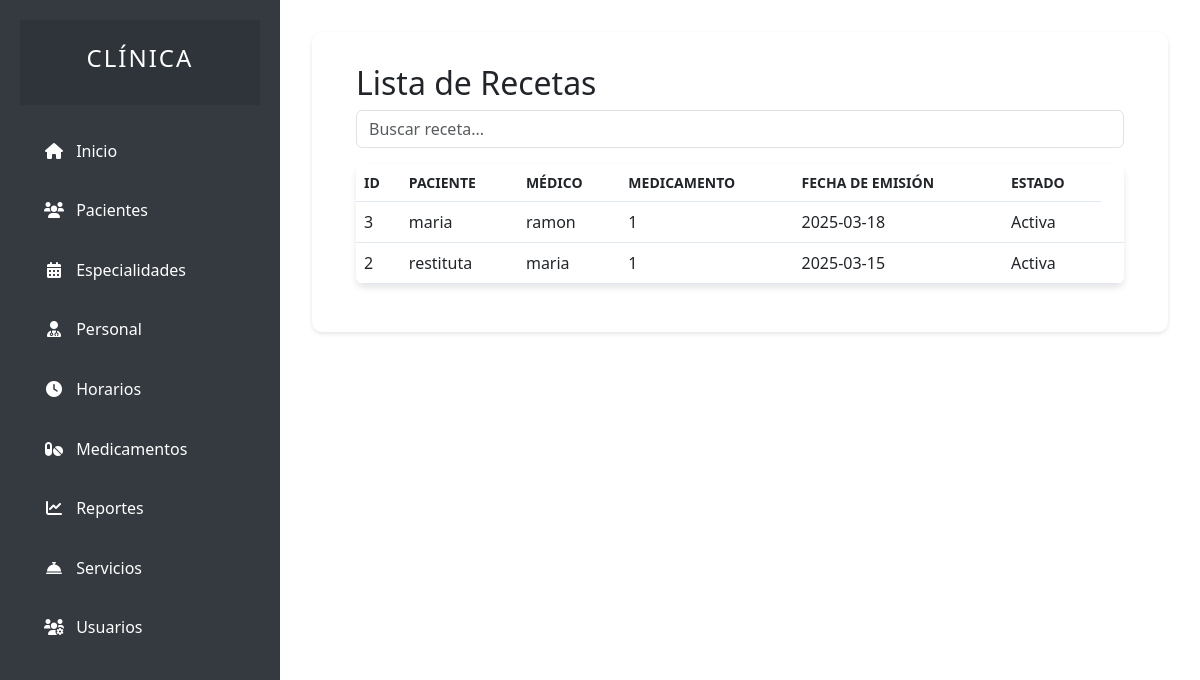
Before: /user/Admin/modules/recetas/indexrecetas.php with the older database file.
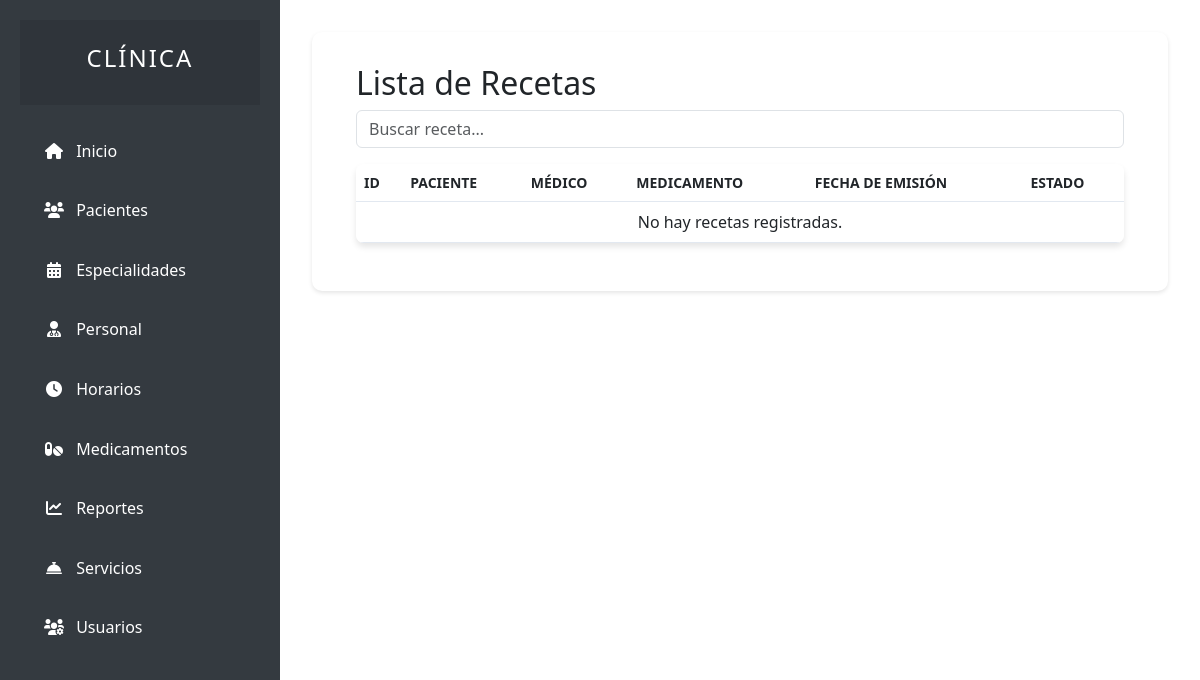
After: the same page with the newer database file.
### tables this page shows
CREATE TABLE recetas (
  id INT(11) NOT NULL AUTO_INCREMENT,
  historial_id INT(11) NOT NULL,
  medicamento_id INT(11) NOT NULL,
  paciente_id INT(11) NOT NULL,
  medico_id INT(11) NOT NULL,
  dosis VARCHAR(100) DEFAULT NULL,
  frecuencia VARCHAR(100) DEFAULT NULL,
  duracion VARCHAR(100) DEFAULT NULL,
  fecha_emision DATE DEFAULT NULL,
  estado ENUM('Activa', 'Completada', 'Cancelada') DEFAULT 'Activa',
  PRIMARY KEY (id),
  FOREIGN KEY (paciente_id) REFERENCES pacientes(id) ON DELETE CASCADE,
  FOREIGN KEY (medico_id) REFERENCES personal(id) ON DELETE CASCADE
);

CREATE TABLE pacientes (
  id INT(11) NOT NULL AUTO_INCREMENT,
  nombre VARCHAR(100) NOT NULL,
  apellidos VARCHAR(100) NOT NULL,
  dni VARCHAR(20) UNIQUE DEFAULT NULL,
  fecha_nacimiento DATE DEFAULT NULL,
  genero ENUM('M', 'F', 'Otro') DEFAULT NULL,
  telefono VARCHAR(20) DEFAULT NULL,
  email VARCHAR(100) DEFAULT NULL,
  direccion TEXT DEFAULT NULL,
  foto VARCHAR(255) DEFAULT NULL,
  estado ENUM('Activo', 'Inactivo') DEFAULT 'Activo',
  fecha_registro DATETIME DEFAULT CURRENT_TIMESTAMP,
  PRIMARY KEY (id)
);

CREATE TABLE personal (
  id INT(11) NOT NULL AUTO_INCREMENT,
  nombre VARCHAR(100) NOT NULL,
  apellidos VARCHAR(100) NOT NULL,
  tipo ENUM('Doctor', 'Enfermero', 'Farmaceutico', 'Otro') NOT NULL,
  dni VARCHAR(20) UNIQUE DEFAULT NULL,
  telefono VARCHAR(20) DEFAULT NULL,
  email VARCHAR(100) DEFAULT NULL,
  direccion TEXT DEFAULT NULL,
  estado ENUM('Activo', 'Inactivo') DEFAULT 'Activo',
  fecha_registro DATETIME DEFAULT CURRENT_TIMESTAMP,
  foto VARCHAR(255) DEFAULT NULL,
  fecha_nacimiento DATE DEFAULT NULL,
  genero ENUM('M', 'F', 'O') DEFAULT NULL,
  num_colegiado VARCHAR(50) DEFAULT NULL,
  cv TEXT DEFAULT NULL,
  PRIMARY KEY (id)
);

### user/Admin/modules/recetas/recetas.php (the view, shortened to what this page needs)
<?php
include "../../config/conexion.php";
$busqueda = isset($_GET['busqueda']) ? $_GET['busqueda'] : '';
$query = "SELECT r.*, p.nombre as paciente_nombre, m.nombre as medico_nombre
          FROM recetas r
          LEFT JOIN pacientes p ON r.paciente_id = p.id
          LEFT JOIN personal m ON r.medico_id = m.id
          WHERE
          p.nombre LIKE '%$busqueda%' OR
          m.nombre LIKE '%$busqueda%'
          ORDER BY r.fecha_emision DESC";
$resultado = mysqli_query($conexion, $query);
?>
<!DOCTYPE html>
<html lang="es">
<head>
    <link href="https://cdn.jsdelivr.net/npm/bootstrap@5.3.0/dist/css/bootstrap.min.css" rel="stylesheet">
</head>
<body>
    <div class="container">
        <h2>Lista de Recetas</h2>
        <div class="search-box mb-3">
            <input type="text" class="form-control" id="searchInput" placeholder="Buscar receta...">
        </div>
        <table class="table table-hover">
            <thead>
                <tr>
                    <th>ID</th>
                    <th>Paciente</th>
                    <th>Médico</th>
                    <th>Medicamento</th>
                    <th>Fecha de Emisión</th>
                    <th>Estado</th>
                </tr>
            </thead>
            <tbody>
                <?php if (mysqli_num_rows($resultado) > 0): ?>
                    <?php while ($receta = mysqli_fetch_assoc($resultado)): ?>
                        <tr>
                            <td><?php echo htmlspecialchars($receta['id']); ?></td>
                            <td><?php echo htmlspecialchars($receta['paciente_nombre']); ?></td>
                            <td><?php echo htmlspecialchars($receta['medico_nombre']); ?></td>
                            <td><?php echo htmlspecialchars($receta['medicamento_id']); ?></td>
                            <td><?php echo htmlspecialchars($receta['fecha_emision']); ?></td>
                            <td><?php echo htmlspecialchars($receta['estado']); ?></td>
                            <td>
                            </td>
                        </tr>
                    <?php endwhile; ?>
                <?php else: ?>
                    <tr>
                        <td colspan="11" class="text-center">No hay recetas registradas.</td>
                    </tr>
                <?php endif; ?>
            </tbody>
        </table>
    </div>
</body>
</html>

Changed rows visible on the page:
removed recetas: id "3", paciente.nombre "maria", medico.nombre "ramon", medicamento "1", fecha_emision "2025-03-18", estado "Activa"
removed recetas: id "2", paciente.nombre "restituta", medico.nombre "maria", medicamento "1", fecha_emision "2025-03-15", estado "Activa"
Other visible differences:
text now shown: "No hay recetas registradas."
